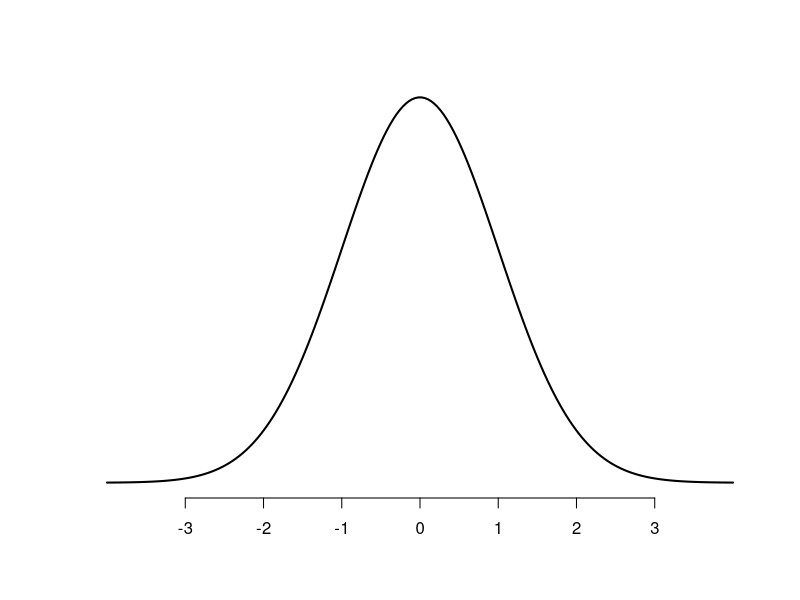
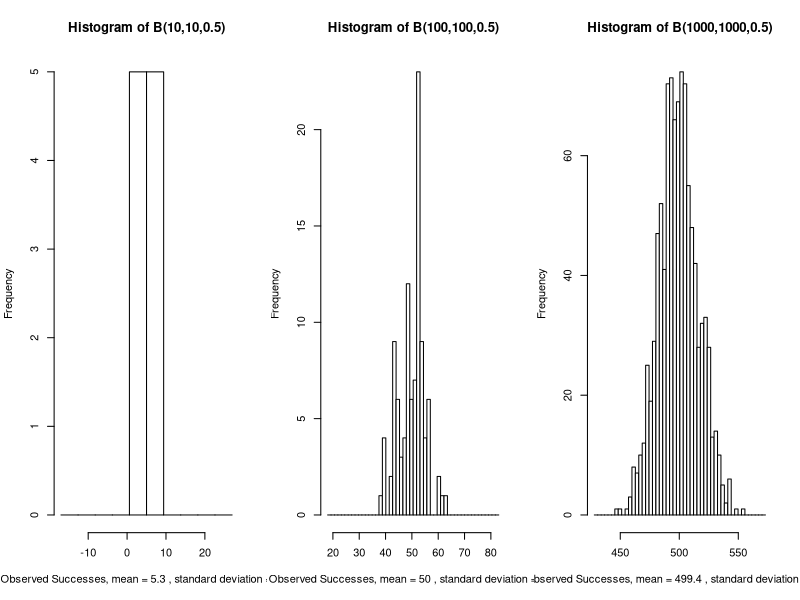
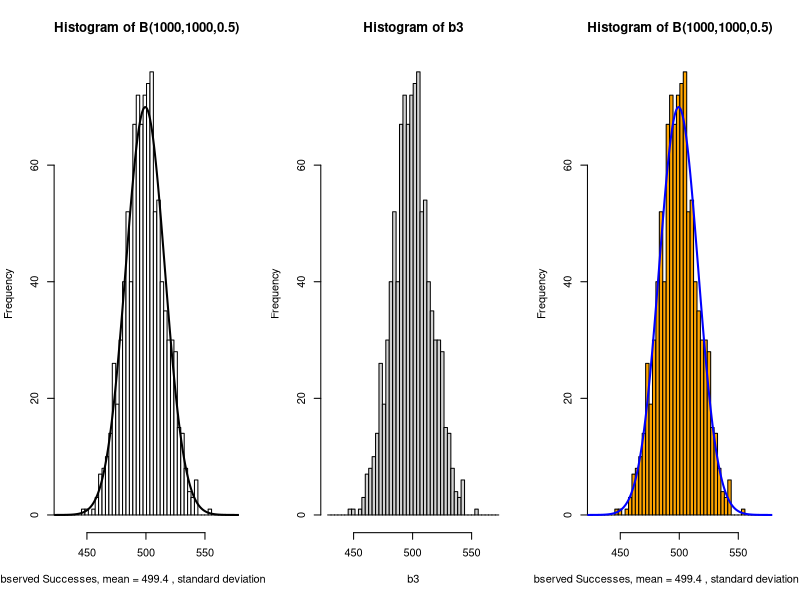
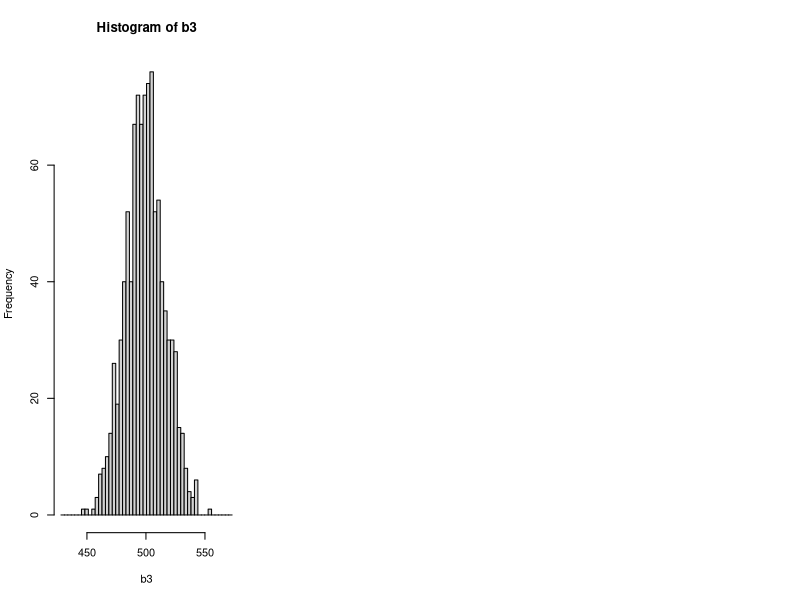

Write the R code that produced these figures, in order.
## ---- chunk 1
x<-seq(-4,4,length=200)
y<-dnorm(x,mean=0, sd=1)
plot(x,y, type = "l", lwd = 2, axes = FALSE, xlab = "", ylab = "")
axis(1, at = -3:3)
## ---- chunk 2
set.seed(1)
b1<-rbinom(10,10,0.5)
b2<-rbinom(100,100,0.5)
b3<-rbinom(1000,1000,0.5)
xlabels1 <- paste("Observed Successes, mean =", round(mean(b1),1),", standard deviation = ", round(sd(b1),1))
xlabels2 <- paste("Observed Successes, mean =", round(mean(b2),1),", standard deviation = ", round(sd(b2),1))
xlabels3 <- paste("Observed Successes, mean =", round(mean(b3),1),", standard deviation = ", round(sd(b3),1))

x1 <- seq(min(b1-20), max(b1+20), length.out=10+1)
x2 <- seq(min(b2-20), max(b2+20), length.out=50+1)
x3 <- seq(min(b3-20), max(b3+20), length.out=50+1)
par(mfrow=c(1,3)) 
hist(b1,breaks=x1, col="white",main="Histogram of B(10,10,0.5)", xlab=xlabels1)
hist(b2,breaks=x2, col="white",main="Histogram of B(100,100,0.5)", xlab=xlabels2)
hist(b3,breaks=x3, col="white",main="Histogram of B(1000,1000,0.5)", xlab=xlabels3)

## ---- chunk 3

set.seed(1)
b3<-rbinom(1000,1000,0.5)
xlabels3 <- paste("Observed Successes, mean =", round(mean(b3),1),", standard deviation = ", round(sd(b3),1))

x3 <- seq(min(b3-20), max(b3+20), length.out=50+1)
h<-hist(b3,breaks=x3, col="white",main="Histogram of B(1000,1000,0.5)", xlab=xlabels3)
multiplier <- h$counts / h$density
NonNANindex <- which(!is.nan(multiplier))
firstNonNAN <- min(NonNANindex)
myx <- seq(min(b3)-30, max(b3)+30, length.out= 200)
normal <- dnorm(x = myx, mean = mean(b3), sd = sd(b3))
lines(myx, normal * multiplier[firstNonNAN], col = "black", lwd = 2)
plot(h)

## ---- chunk 4

set.seed(1)
b3<-rbinom(1000,1000,0.5)
xlabels3 <- paste("Observed Successes, mean =", round(mean(b3),1),", standard deviation = ", round(sd(b3),1))

x3 <- seq(min(b3-20), max(b3+20), length.out=50+1)
h<-hist(b3,breaks=x3, col="orange",main="Histogram of B(1000,1000,0.5)", xlab=xlabels3)
multiplier <- h$counts / h$density
NonNANindex <- which(!is.nan(multiplier))
firstNonNAN <- min(NonNANindex)
myx <- seq(min(b3)-30, max(b3)+30, length.out= 200)
normal <- dnorm(x = myx, mean = mean(b3), sd = sd(b3))
lines(myx, normal * multiplier[firstNonNAN], col = "blue", lwd = 2)
plot(h)

